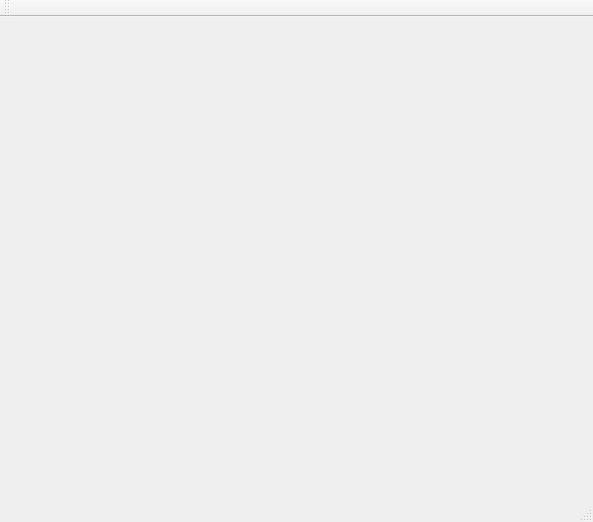
<?xml version="1.0" encoding="UTF-8"?>
<ui version="4.0">
 <class>MainWindow</class>
 <widget class="QMainWindow" name="MainWindow">
  <property name="geometry">
   <rect>
    <x>0</x>
    <y>0</y>
    <width>593</width>
    <height>522</height>
   </rect>
  </property>
  <property name="windowTitle">
   <string>MainWindow</string>
  </property>
  <widget class="QWidget" name="centralWidget">
   <layout class="QHBoxLayout" name="horizontalLayout_3">
    <item>
     <layout class="QVBoxLayout" name="verticalLayout"/>
    </item>
   </layout>
  </widget>
  <widget class="QMenuBar" name="menuBar">
   <property name="geometry">
    <rect>
     <x>0</x>
     <y>0</y>
     <width>593</width>
     <height>20</height>
    </rect>
   </property>
  </widget>
  <widget class="QToolBar" name="mainToolBar">
   <attribute name="toolBarArea">
    <enum>TopToolBarArea</enum>
   </attribute>
   <attribute name="toolBarBreak">
    <bool>false</bool>
   </attribute>
  </widget>
  <widget class="QStatusBar" name="statusBar"/>
 </widget>
 <layoutdefault spacing="6" margin="11"/>
 <resources/>
 <connections/>
</ui>
